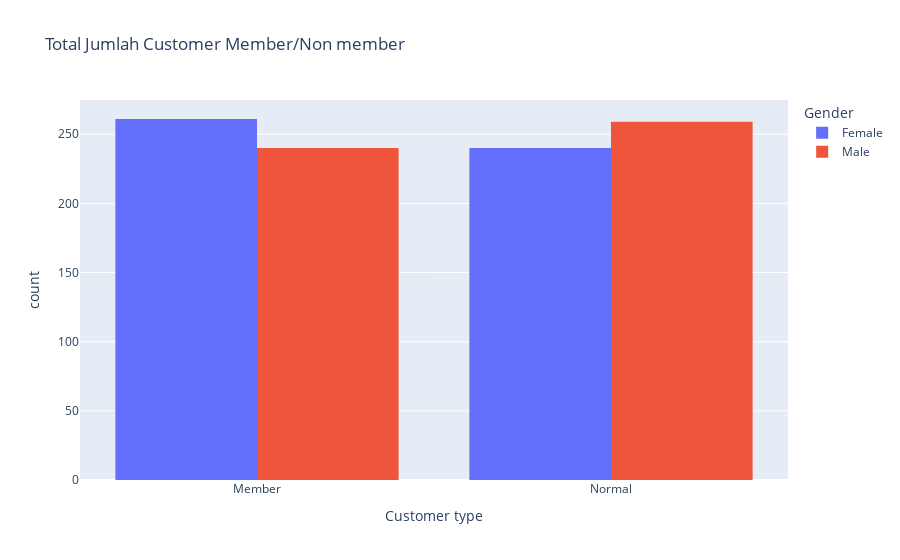

The notebook cell saved with this chart:
### Code cell
#Visualisasi data

fig = px.histogram(df,x= 'Customer type',color='Gender',barmode='group',
                   title='Total Jumlah Customer Member/Non member')
fig

### Figure 1 — Plotly figure (JSON) as saved in the notebook; plotly's stock layout.template omitted (floating-point values rounded to 4 significant figures; data arrays with more than 128 entries replaced by an {"elided": "..."} marker saying what was removed)
{"data": [{"alignmentgroup": "True", "bingroup": "x", "hovertemplate": "Gender=Female<br>Customer type=%{x}<br>count=%{y}<extra></extra>", "legendgroup": "Female", "marker": {"color": "#636efa", "pattern": {"shape": ""}}, "name": "Female", "offsetgroup": "Female", "orientation": "v", "showlegend": true, "type": "histogram", "x": {"elided": "501 str values"}, "xaxis": "x", "yaxis": "y"}, {"alignmentgroup": "True", "bingroup": "x", "hovertemplate": "Gender=Male<br>Customer type=%{x}<br>count=%{y}<extra></extra>", "legendgroup": "Male", "marker": {"color": "#EF553B", "pattern": {"shape": ""}}, "name": "Male", "offsetgroup": "Male", "orientation": "v", "showlegend": true, "type": "histogram", "x": {"elided": "499 str values"}, "xaxis": "x", "yaxis": "y"}], "layout": {"barmode": "group", "legend": {"title": {"text": "Gender"}, "tracegroupgap": 0}, "title": {"text": "Total Jumlah Customer Member/Non member"}, "xaxis": {"anchor": "y", "domain": [0, 1], "title": {"text": "Customer type"}}, "yaxis": {"anchor": "x", "domain": [0, 1], "title": {"text": "count"}}}}
